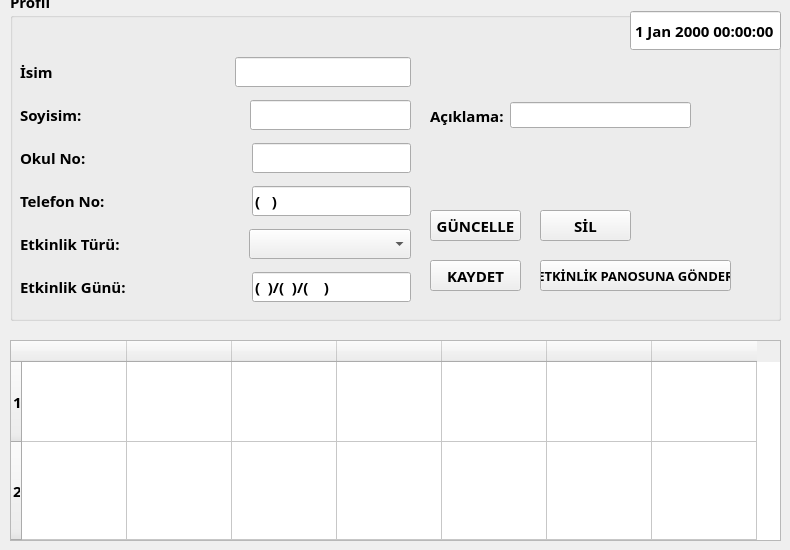
  <widget class="QWidget" name="centralwidget">
   <widget class="QTableWidget" name="tableWidget_TABLO">
    <property name="geometry">
     <rect>
      <x>10</x>
      <y>340</y>
      <width>771</width>
      <height>201</height>
     </rect>
    </property>
    <property name="sizePolicy">
     <sizepolicy hsizetype="Maximum" vsizetype="Maximum">
      <horstretch>0</horstretch>
      <verstretch>0</verstretch>
     </sizepolicy>
    </property>
    <property name="font">
     <font>
      <family>Bahnschrift SemiBold</family>
      <pointsize>11</pointsize>
      <weight>75</weight>
      <bold>true</bold>
     </font>
    </property>
    <property name="cursor" stdset="0">
     <cursorShape>IBeamCursor</cursorShape>
    </property>
    <property name="inputMethodHints">
     <set>Qt::ImhHiddenText</set>
    </property>
    <property name="lineWidth">
     <number>1</number>
    </property>
    <property name="autoScroll">
     <bool>true</bool>
    </property>
    <property name="autoScrollMargin">
     <number>0</number>
    </property>
    <property name="editTriggers">
     <set>QAbstractItemView::AllEditTriggers</set>
    </property>
    <property name="tabKeyNavigation">
     <bool>true</bool>
    </property>
    <property name="defaultDropAction">
     <enum>Qt::IgnoreAction</enum>
    </property>
    <property name="iconSize">
     <size>
      <width>0</width>
      <height>0</height>
     </size>
    </property>
    <property name="textElideMode">
     <enum>Qt::ElideRight</enum>
    </property>
    <property name="gridStyle">
     <enum>Qt::SolidLine</enum>
    </property>
    <property name="sortingEnabled">
     <bool>false</bool>
    </property>
    <property name="rowCount">
     <number>2</number>
    </property>
    <property name="columnCount">
     <number>7</number>
    </property>
    <attribute name="horizontalHeaderVisible">
     <bool>true</bool>
    </attribute>
    <attribute name="horizontalHeaderCascadingSectionResizes">
     <bool>false</bool>
    </attribute>
    <attribute name="horizontalHeaderDefaultSectionSize">
     <number>105</number>
    </attribute>
    <attribute name="horizontalHeaderHighlightSections">
     <bool>false</bool>
    </attribute>
    <attribute name="horizontalHeaderMinimumSectionSize">
     <number>50</number>
    </attribute>
    <attribute name="horizontalHeaderShowSortIndicator" stdset="0">
     <bool>false</bool>
    </attribute>
    <attribute name="verticalHeaderDefaultSectionSize">
     <number>80</number>
    </attribute>
    <attribute name="verticalHeaderMinimumSectionSize">
     <number>0</number>
    </attribute>
    <attribute name="verticalHeaderShowSortIndicator" stdset="0">
     <bool>true</bool>
    </attribute>
    <attribute name="verticalHeaderStretchLastSection">
     <bool>true</bool>
    </attribute>
    <row>
     <property name="text">
      <string>1</string>
     </property>
     <property name="font">
      <font>
       <family>Bahnschrift SemiBold</family>
       <weight>75</weight>
       <bold>true</bold>
      </font>
     </property>
    </row>
    <row>
     <property name="text">
      <string>2</string>
     </property>
     <property name="font">
      <font>
       <family>Bahnschrift SemiBold</family>
       <weight>75</weight>
       <bold>true</bold>
      </font>
     </property>
    </row>
    <column>
     <property name="text">
      <string/>
     </property>
     <property name="font">
      <font>
       <family>Bahnschrift SemiBold</family>
       <weight>75</weight>
       <bold>true</bold>
      </font>
     </property>
    </column>
    <column>
     <property name="text">
      <string/>
     </property>
     <property name="font">
      <font>
       <family>Bahnschrift SemiBold</family>
       <weight>75</weight>
       <bold>true</bold>
      </font>
     </property>
    </column>
    <column>
     <property name="text">
      <string/>
     </property>
     <property name="font">
      <font>
       <family>Bahnschrift SemiBold</family>
       <weight>75</weight>
       <bold>true</bold>
      </font>
     </property>
    </column>
    <column>
     <property name="text">
      <string/>
     </property>
     <property name="font">
      <font>
       <family>Bahnschrift SemiBold</family>
       <weight>75</weight>
       <bold>true</bold>
      </font>
     </property>
    </column>
    <column>
     <property name="text">
      <string/>
     </property>
     <property name="font">
      <font>
       <family>Bahnschrift SemiBold</family>
       <weight>75</weight>
       <bold>true</bold>
      </font>
     </property>
    </column>
    <column>
     <property name="text">
      <string/>
     </property>
     <property name="font">
      <font>
       <family>Bahnschrift SemiBold</family>
       <weight>75</weight>
       <bold>true</bold>
      </font>
     </property>
    </column>
    <column>
     <property name="text">
      <string/>
     </property>
     <property name="font">
      <font>
       <family>Bahnschrift SemiBold</family>
       <weight>75</weight>
       <bold>true</bold>
      </font>
     </property>
    </column>
    <item row="0" column="0">
     <property name="text">
      <string notr="true"/>
     </property>
     <property name="font">
      <font>
       <family>Bahnschrift SemiBold</family>
       <weight>75</weight>
       <bold>true</bold>
      </font>
     </property>
     <property name="textAlignment">
      <set>AlignLeading|AlignVCenter</set>
     </property>
    </item>
    <item row="0" column="2">
     <property name="text">
      <string/>
     </property>
     <property name="font">
      <font>
       <family>Bahnschrift SemiBold</family>
       <weight>75</weight>
       <bold>true</bold>
      </font>
     </property>
    </item>
    <item row="0" column="3">
     <property name="text">
      <string/>
     </property>
     <property name="font">
      <font>
       <family>Bahnschrift SemiBold</family>
       <weight>75</weight>
       <bold>true</bold>
      </font>
     </property>
    </item>
    <item row="0" column="4">
     <property name="text">
      <string/>
     </property>
     <property name="font">
      <font>
       <family>Bahnschrift SemiBold</family>
       <weight>75</weight>
       <bold>true</bold>
      </font>
     </property>
    </item>
    <item row="0" column="5">
     <property name="text">
      <string/>
     </property>
     <property name="font">
      <font>
       <family>Bahnschrift SemiBold</family>
       <weight>75</weight>
       <bold>true</bold>
      </font>
     </property>
    </item>
    <item row="0" column="6">
     <property name="text">
      <string/>
     </property>
     <property name="font">
      <font>
       <family>Bahnschrift SemiBold</family>
       <weight>75</weight>
       <bold>true</bold>
      </font>
     </property>
    </item>
    <item row="1" column="0">
     <property name="text">
      <string/>
     </property>
     <property name="font">
      <font>
       <family>Bahnschrift SemiBold</family>
       <weight>75</weight>
       <bold>true</bold>
      </font>
     </property>
    </item>
    <item row="1" column="2">
     <property name="text">
      <string/>
     </property>
     <property name="font">
      <font>
       <family>Bahnschrift SemiBold</family>
       <weight>75</weight>
       <bold>true</bold>
      </font>
     </property>
    </item>
    <item row="1" column="3">
     <property name="text">
      <string/>
     </property>
     <property name="font">
      <font>
       <family>Bahnschrift SemiBold</family>
       <weight>75</weight>
       <bold>true</bold>
      </font>
     </property>
    </item>
    <item row="1" column="4">
     <property name="text">
      <string/>
     </property>
     <property name="font">
      <font>
       <family>Bahnschrift SemiBold</family>
       <weight>75</weight>
       <bold>true</bold>
      </font>
     </property>
    </item>
    <item row="1" column="5">
     <property name="text">
      <string/>
     </property>
     <property name="font">
      <font>
       <family>Bahnschrift SemiBold</family>
       <weight>75</weight>
       <bold>true</bold>
      </font>
     </property>
    </item>
    <item row="1" column="6">
     <property name="text">
      <string/>
     </property>
     <property name="font">
      <font>
       <family>Bahnschrift SemiBold</family>
       <weight>75</weight>
       <bold>true</bold>
      </font>
     </property>
    </item>
   </widget>
   <widget class="QGroupBox" name="groupBox_PROFIL">
    <property name="geometry">
     <rect>
      <x>10</x>
      <y>-10</y>
      <width>771</width>
      <height>331</height>
     </rect>
    </property>
    <property name="font">
     <font>
      <family>Bahnschrift SemiBold</family>
      <pointsize>11</pointsize>
      <weight>75</weight>
      <bold>true</bold>
     </font>
    </property>
    <property name="mouseTracking">
     <bool>false</bool>
    </property>
    <property name="title">
     <string>Profil</string>
    </property>
    <widget class="QWidget" name="layoutWidget">
     <property name="geometry">
      <rect>
       <x>10</x>
       <y>60</y>
       <width>391</width>
       <height>261</height>
      </rect>
     </property>
     <layout class="QVBoxLayout" name="verticalLayout_ProfTABLO">
      <item>
       <layout class="QHBoxLayout" name="hL_ISIM">
        <item>
         <widget class="QLabel" name="label_ISIM">
          <property name="font">
           <font>
            <family>Bahnschrift SemiBold</family>
            <pointsize>11</pointsize>
            <weight>75</weight>
            <bold>true</bold>
           </font>
          </property>
          <property name="text">
           <string>İsim</string>
          </property>
         </widget>
        </item>
        <item>
         <spacer name="horizontalSpacer_ISIM">
          <property name="orientation">
           <enum>Qt::Horizontal</enum>
          </property>
          <property name="sizeHint" stdset="0">
           <size>
            <width>40</width>
            <height>20</height>
           </size>
          </property>
         </spacer>
        </item>
        <item>
         <widget class="QLineEdit" name="lE_ISIM">
          <property name="font">
           <font>
            <family>Bahnschrift SemiBold</family>
            <pointsize>11</pointsize>
            <weight>75</weight>
            <bold>true</bold>
           </font>
          </property>
          <property name="maxLength">
           <number>25</number>
          </property>
         </widget>
        </item>
       </layout>
      </item>
      <item>
       <layout class="QHBoxLayout" name="hL_SOYISIM">
        <item>
         <widget class="QLabel" name="label_Soyisim">
          <property name="font">
           <font>
            <family>Bahnschrift SemiBold</family>
            <pointsize>11</pointsize>
            <weight>75</weight>
            <bold>true</bold>
           </font>
          </property>
          <property name="text">
           <string>Soyisim:</string>
          </property>
         </widget>
        </item>
        <item>
         <spacer name="horizontalSpacer_Soyisim">
          <property name="orientation">
           <enum>Qt::Horizontal</enum>
          </property>
          <property name="sizeHint" stdset="0">
           <size>
            <width>40</width>
            <height>20</height>
           </size>
          </property>
         </spacer>
        </item>
        <item>
         <widget class="QLineEdit" name="lE_Soyisim">
          <property name="font">
           <font>
            <family>Bahnschrift SemiBold</family>
            <pointsize>11</pointsize>
            <weight>75</weight>
            <bold>true</bold>
           </font>
          </property>
          <property name="maxLength">
           <number>25</number>
          </property>
         </widget>
        </item>
       </layout>
      </item>
      <item>
       <layout class="QHBoxLayout" name="hL_OkulNO">
        <item>
         <widget class="QLabel" name="label_OkulNo">
          <property name="font">
           <font>
            <family>Bahnschrift SemiBold</family>
            <pointsize>11</pointsize>
            <weight>75</weight>
            <bold>true</bold>
           </font>
          </property>
          <property name="text">
           <string>Okul No:</string>
          </property>
         </widget>
        </item>
        <item>
         <spacer name="horizontalSpacer_OkulNo">
          <property name="orientation">
           <enum>Qt::Horizontal</enum>
          </property>
          <property name="sizeHint" stdset="0">
           <size>
            <width>40</width>
            <height>20</height>
           </size>
          </property>
         </spacer>
        </item>
        <item>
         <widget class="QLineEdit" name="lE_OkulNO">
          <property name="font">
           <font>
            <family>Bahnschrift SemiBold</family>
            <pointsize>11</pointsize>
            <weight>75</weight>
            <bold>true</bold>
           </font>
          </property>
          <property name="inputMask">
           <string>999999999999999</string>
          </property>
          <property name="maxLength">
           <number>15</number>
          </property>
         </widget>
        </item>
       </layout>
      </item>
      <item>
       <layout class="QHBoxLayout" name="hL_TelNO">
        <item>
         <widget class="QLabel" name="label_TelNO">
          <property name="font">
           <font>
            <family>Bahnschrift SemiBold</family>
            <pointsize>11</pointsize>
            <weight>75</weight>
            <bold>true</bold>
           </font>
          </property>
          <property name="text">
           <string>Telefon No:</string>
          </property>
         </widget>
        </item>
        <item>
         <spacer name="horizontalSpacer_TelNo">
          <property name="orientation">
           <enum>Qt::Horizontal</enum>
          </property>
          <property name="sizeHint" stdset="0">
           <size>
            <width>40</width>
            <height>20</height>
           </size>
          </property>
         </spacer>
        </item>
        <item>
         <widget class="QLineEdit" name="lE_TelNO">
          <property name="font">
           <font>
            <family>Bahnschrift SemiBold</family>
            <pointsize>11</pointsize>
            <weight>75</weight>
            <bold>true</bold>
           </font>
          </property>
          <property name="inputMask">
           <string>(999)999 99 99</string>
          </property>
         </widget>
        </item>
       </layout>
      </item>
      <item>
       <layout class="QHBoxLayout" name="hL_EtkinlikTur">
        <item>
         <widget class="QLabel" name="label_EtkinlikGun">
          <property name="font">
           <font>
            <family>Bahnschrift SemiBold</family>
            <pointsize>11</pointsize>
            <weight>75</weight>
            <bold>true</bold>
           </font>
          </property>
          <property name="text">
           <string>Etkinlik Türü:</string>
          </property>
         </widget>
        </item>
        <item>
         <spacer name="horizontalSpacer_Eturu">
          <property name="orientation">
           <enum>Qt::Horizontal</enum>
          </property>
          <property name="sizeHint" stdset="0">
           <size>
            <width>40</width>
            <height>20</height>
           </size>
          </property>
         </spacer>
        </item>
        <item>
         <widget class="QComboBox" name="cB_EtkinlikTur">
          <property name="font">
           <font>
            <family>Bahnschrift SemiBold</family>
            <pointsize>11</pointsize>
            <weight>75</weight>
            <bold>true</bold>
           </font>
          </property>
          <property name="currentText">
           <string notr="true"/>
          </property>
          <property name="currentIndex">
           <number>-1</number>
          </property>
          <item>
           <property name="text">
            <string>Bilim</string>
           </property>
          </item>
          <item>
           <property name="text">
            <string>Denizcilik</string>
           </property>
          </item>
          <item>
           <property name="text">
            <string>Eğitim Ve Kariyer</string>
           </property>
          </item>
          <item>
           <property name="text">
            <string>Eğlence</string>
           </property>
          </item>
          <item>
           <property name="text">
            <string>Gezi</string>
           </property>
          </item>
          <item>
           <property name="text">
            <string>Seminer</string>
           </property>
          </item>
          <item>
           <property name="text">
            <string>Sosyal Etkinlik</string>
           </property>
          </item>
          <item>
           <property name="text">
            <string>Spor</string>
           </property>
          </item>
          <item>
           <property name="text">
            <string>Tiyatro</string>
           </property>
          </item>
          <item>
           <property name="text">
            <string>Turnuva</string>
           </property>
          </item>
          <item>
           <property name="text">
            <string>Diğer</string>
           </property>
          </item>
         </widget>
        </item>
       </layout>
      </item>
      <item>
       <layout class="QHBoxLayout" name="hL_EtkinlikGunu">
        <item>
         <widget class="QLabel" name="label_OkulNO">
          <property name="font">
           <font>
            <family>Bahnschrift SemiBold</family>
            <pointsize>11</pointsize>
            <weight>75</weight>
            <bold>true</bold>
           </font>
          </property>
          <property name="text">
           <string>Etkinlik Günü:</string>
          </property>
         </widget>
        </item>
        <item>
         <spacer name="horizontalSpacer_Egun">
          <property name="orientation">
           <enum>Qt::Horizontal</enum>
          </property>
          <property name="sizeHint" stdset="0">
           <size>
            <width>40</width>
            <height>20</height>
           </size>
          </property>
         </spacer>
        </item>
        <item>
         <widget class="QLineEdit" name="lE_EtkinikGUNU">
          <property name="font">
           <font>
            <family>Bahnschrift SemiBold</family>
            <pointsize>11</pointsize>
            <weight>75</weight>
            <bold>true</bold>
           </font>
          </property>
          <property name="inputMask">
           <string>(99)/(99)/(9999)</string>
          </property>
          <property name="text">
           <string>()/()/()</string>
          </property>
          <property name="maxLength">
           <number>16</number>
          </property>
         </widget>
        </item>
       </layout>
      </item>
     </layout>
    </widget>
    <widget class="QWidget" name="layoutWidget">
     <property name="geometry">
      <rect>
       <x>420</x>
       <y>60</y>
       <width>261</width>
       <height>131</height>
      </rect>
     </property>
     <layout class="QHBoxLayout" name="hL_Aciklama">
      <item>
       <widget class="QLabel" name="label_ACIKLAMA">
        <property name="font">
         <font>
          <family>Bahnschrift SemiBold</family>
          <pointsize>11</pointsize>
          <weight>75</weight>
          <bold>true</bold>
         </font>
        </property>
        <property name="text">
         <string>Açıklama:</string>
        </property>
       </widget>
      </item>
      <item>
       <widget class="QLineEdit" name="lineEdit">
        <property name="font">
         <font>
          <family>Bahnschrift SemiBold</family>
          <pointsize>10</pointsize>
          <weight>75</weight>
          <bold>true</bold>
         </font>
        </property>
        <property name="maxLength">
         <number>500</number>
        </property>
       </widget>
      </item>
     </layout>
    </widget>
    <widget class="QDateTimeEdit" name="dateTimeEdit_takvim">
     <property name="geometry">
      <rect>
       <x>620</x>
       <y>20</y>
       <width>151</width>
       <height>41</height>
      </rect>
     </property>
     <property name="minimumSize">
      <size>
       <width>83</width>
       <height>0</height>
      </size>
     </property>
     <property name="font">
      <font>
       <family>Bahnschrift SemiBold</family>
       <pointsize>11</pointsize>
       <weight>75</weight>
       <bold>true</bold>
      </font>
     </property>
     <property name="cursor">
      <cursorShape>ArrowCursor</cursorShape>
     </property>
     <property name="frame">
      <bool>true</bool>
     </property>
     <property name="readOnly">
      <bool>true</bool>
     </property>
     <property name="buttonSymbols">
      <enum>QAbstractSpinBox::NoButtons</enum>
     </property>
    </widget>
    <widget class="QPushButton" name="pushButton_KAYDET">
     <property name="geometry">
      <rect>
       <x>420</x>
       <y>270</y>
       <width>91</width>
       <height>31</height>
      </rect>
     </property>
     <property name="font">
      <font>
       <family>Bahnschrift SemiBold</family>
       <pointsize>11</pointsize>
       <weight>75</weight>
       <bold>true</bold>
      </font>
     </property>
     <property name="text">
      <string>KAYDET</string>
     </property>
    </widget>
    <widget class="QPushButton" name="pushButton_GUNCELLE">
     <property name="geometry">
      <rect>
       <x>420</x>
       <y>220</y>
       <width>91</width>
       <height>31</height>
      </rect>
     </property>
     <property name="font">
      <font>
       <family>Bahnschrift SemiBold</family>
       <pointsize>11</pointsize>
       <weight>75</weight>
       <bold>true</bold>
      </font>
     </property>
     <property name="text">
      <string>GÜNCELLE</string>
     </property>
    </widget>
    <widget class="QPushButton" name="pushButton_SIL">
     <property name="geometry">
      <rect>
       <x>530</x>
       <y>220</y>
       <width>91</width>
       <height>31</height>
      </rect>
     </property>
     <property name="font">
      <font>
       <family>Bahnschrift SemiBold</family>
       <pointsize>11</pointsize>
       <weight>75</weight>
       <bold>true</bold>
      </font>
     </property>
     <property name="text">
      <string>SİL</string>
     </property>
    </widget>
    <widget class="QPushButton" name="pushButton_AnaPanoyaGonder">
     <property name="geometry">
      <rect>
       <x>530</x>
       <y>270</y>
       <width>191</width>
       <height>31</height>
      </rect>
     </property>
     <property name="font">
      <font>
       <family>Bahnschrift SemiBold</family>
       <pointsize>10</pointsize>
       <weight>75</weight>
       <bold>true</bold>
      </font>
     </property>
     <property name="text">
      <string>ETKİNLİK PANOSUNA GÖNDER</string>
     </property>
    </widget>
   </widget>
  </widget>
